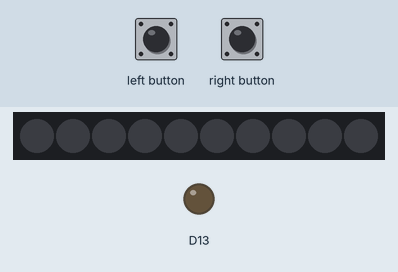
Recording of a sketch running on a simulated Adafruit Circuit Playground Express. On the bench: 10 RGB LEDs in strip order, left to right, output pins drawn as LEDs (lit = HIGH). The inputs (shaded band) are chosen by the test bench.

Above: at 1.2 s.
1.3 s: left button pressed for 0.15 s
At 1.37 s:
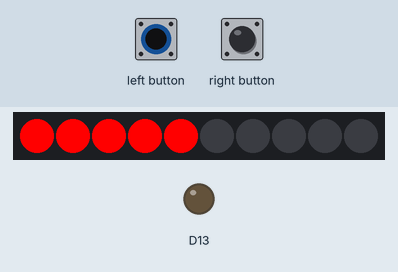
2.9 s: right button pressed for 0.15 s
At 2.97 s:
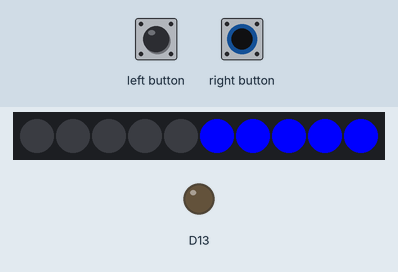
4.5 s: right button pressed for 3.2 s
9.2 s: left button pressed for 3.2 s
At 9.5 s:
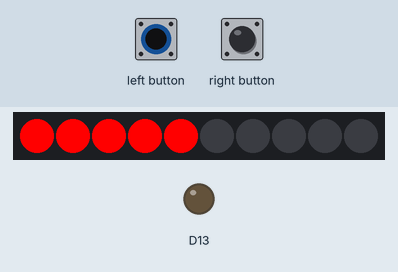
Timing chart, 0 to 12.2 s (numbered marks = the images above; inputs shaded):
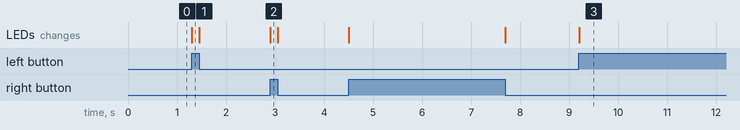

Measured:
- after the input at 1.3 s, the LEDs: change at once (image 1)
- after the input at 2.9 s, the LEDs: change at once (image 2)
- after the input at 9.2 s, the LEDs: change at once (image 3)

The sketch:

leds_and_buttons.ino
```cpp
//! ---------------------------------------------------------------------------------------------------
//!  Author          |   Ryan Woodward
//!  Institution     |   Grand Canyon University
//!  Instructor      |   Prof. Bill Hughes
//!  Course          |   SWE452 - SDLC II
//!  Date            |   10-11-2023
//!  File            |   leds_and_button.ino
//! ---------------------------------------------------------------------------------------------------
//!  Description     |  This code controls the LEDs on an Adafruit Circuit Playground board. When the
//!                  |  left button is pressed, it lights up LEDs 0 to 4 in red, when the right button
//!                  |  is pressed, it lights up LEDs 5 to 9 in blue, and if no button is pressed, it
//!                  |  turns off all LEDs. The LED display is updated continuously to reflect these changes.
//! ---------------------------------------------------------------------------------------------------

//* ----------------------------------
//*          IMPORTS
//* ----------------------------------

#include <Adafruit_CircuitPlayground.h>

//* ----------------------------------
//*          SETUP FUNCTION
//* ----------------------------------

void setup() {
  CircuitPlayground.begin();                           //? Initialize the Circuit Playground hardware.
  CircuitPlayground.setBrightness(255);                //? Set the brightness of the built-in LEDs to full (255).
}

//* ----------------------------------
//*          LOOP FUNCTION
//* ----------------------------------
void loop() {
  while (true) {
    if (CircuitPlayground.leftButton()) {              //? Check if the left button on the Circuit Playground is pressed.
      for (int i = 0; i < 5; i++) {
        CircuitPlayground.setPixelColor(i, 255, 0, 0); //? Set LEDs 0-5 to the color Red.
      }
      CircuitPlayground.strip.show();                  //? Update the LED display to reflect the changes.
    }
    else if (CircuitPlayground.rightButton()) {        //? Check if the right button on the Circuit Playground is pressed.

      for (int i = 5; i < 10; i++) {
        CircuitPlayground.setPixelColor(i, 0, 0, 255); //? Set LEDs 6-9 to the color Blue
      }
      CircuitPlayground.strip.show();                  //? Update the LED display to reflect the changes.
    }
    else {
      CircuitPlayground.clearPixels();                 //? Turn off all LEDs
      CircuitPlayground.strip.show();                  //? Update the LED display to reflect the changes.
    }
  }
}
```
